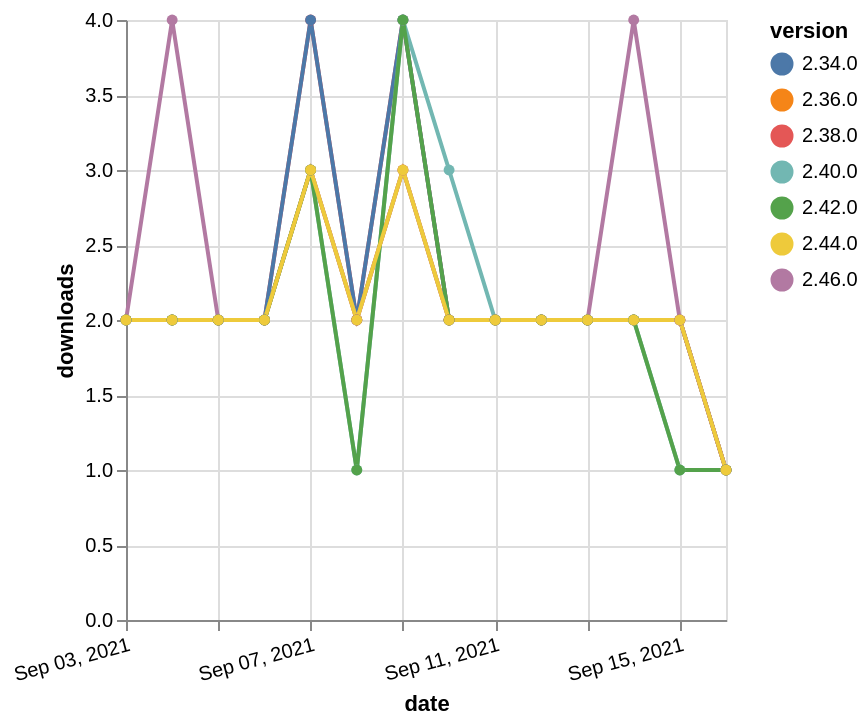

Describe this chart as a Vega-Lite specification.
### Vega-Lite specification from a JSON file in a GitHub repository (floating-point values rounded to 4 significant figures)
{"$schema": "https://vega.github.io/schema/vega-lite/v5.json", "description": "A simple bar chart with embedded data.", "data": {"values": [{"date": "2021-09-03", "total": 2562, "delta": 2, "version": "2.36.0"}, {"date": "2021-09-04", "total": 2564, "delta": 2, "version": "2.36.0"}, {"date": "2021-09-05", "total": 2566, "delta": 2, "version": "2.36.0"}, {"date": "2021-09-06", "total": 2568, "delta": 2, "version": "2.36.0"}, {"date": "2021-09-07", "total": 2571, "delta": 3, "version": "2.36.0"}, {"date": "2021-09-08", "total": 2573, "delta": 2, "version": "2.36.0"}, {"date": "2021-09-09", "total": 2576, "delta": 3, "version": "2.36.0"}, {"date": "2021-09-10", "total": 2578, "delta": 2, "version": "2.36.0"}, {"date": "2021-09-11", "total": 2580, "delta": 2, "version": "2.36.0"}, {"date": "2021-09-12", "total": 2582, "delta": 2, "version": "2.36.0"}, {"date": "2021-09-13", "total": 2584, "delta": 2, "version": "2.36.0"}, {"date": "2021-09-14", "total": 2586, "delta": 2, "version": "2.36.0"}, {"date": "2021-09-15", "total": 2588, "delta": 2, "version": "2.36.0"}, {"date": "2021-09-16", "total": 2589, "delta": 1, "version": "2.36.0"}, {"date": "2021-09-03", "total": 2444, "delta": 2, "version": "2.38.0"}, {"date": "2021-09-04", "total": 2446, "delta": 2, "version": "2.38.0"}, {"date": "2021-09-05", "total": 2448, "delta": 2, "version": "2.38.0"}, {"date": "2021-09-06", "total": 2450, "delta": 2, "version": "2.38.0"}, {"date": "2021-09-07", "total": 2454, "delta": 4, "version": "2.38.0"}, {"date": "2021-09-08", "total": 2456, "delta": 2, "version": "2.38.0"}, {"date": "2021-09-09", "total": 2460, "delta": 4, "version": "2.38.0"}, {"date": "2021-09-10", "total": 2462, "delta": 2, "version": "2.38.0"}, {"date": "2021-09-11", "total": 2464, "delta": 2, "version": "2.38.0"}, {"date": "2021-09-12", "total": 2466, "delta": 2, "version": "2.38.0"}, {"date": "2021-09-13", "total": 2468, "delta": 2, "version": "2.38.0"}, {"date": "2021-09-14", "total": 2470, "delta": 2, "version": "2.38.0"}, {"date": "2021-09-15", "total": 2472, "delta": 2, "version": "2.38.0"}, {"date": "2021-09-16", "total": 2473, "delta": 1, "version": "2.38.0"}, {"date": "2021-09-03", "total": 3015, "delta": 2, "version": "2.34.0"}, {"date": "2021-09-04", "total": 3017, "delta": 2, "version": "2.34.0"}, {"date": "2021-09-05", "total": 3019, "delta": 2, "version": "2.34.0"}, {"date": "2021-09-06", "total": 3021, "delta": 2, "version": "2.34.0"}, {"date": "2021-09-07", "total": 3025, "delta": 4, "version": "2.34.0"}, {"date": "2021-09-08", "total": 3027, "delta": 2, "version": "2.34.0"}, {"date": "2021-09-09", "total": 3031, "delta": 4, "version": "2.34.0"}, {"date": "2021-09-10", "total": 3033, "delta": 2, "version": "2.34.0"}, {"date": "2021-09-11", "total": 3035, "delta": 2, "version": "2.34.0"}, {"date": "2021-09-12", "total": 3037, "delta": 2, "version": "2.34.0"}, {"date": "2021-09-13", "total": 3039, "delta": 2, "version": "2.34.0"}, {"date": "2021-09-14", "total": 3041, "delta": 2, "version": "2.34.0"}, {"date": "2021-09-15", "total": 3043, "delta": 2, "version": "2.34.0"}, {"date": "2021-09-16", "total": 3044, "delta": 1, "version": "2.34.0"}, {"date": "2021-09-03", "total": 2041, "delta": 2, "version": "2.40.0"}, {"date": "2021-09-04", "total": 2043, "delta": 2, "version": "2.40.0"}, {"date": "2021-09-05", "total": 2045, "delta": 2, "version": "2.40.0"}, {"date": "2021-09-06", "total": 2047, "delta": 2, "version": "2.40.0"}, {"date": "2021-09-07", "total": 2050, "delta": 3, "version": "2.40.0"}, {"date": "2021-09-08", "total": 2051, "delta": 1, "version": "2.40.0"}, {"date": "2021-09-09", "total": 2055, "delta": 4, "version": "2.40.0"}, {"date": "2021-09-10", "total": 2058, "delta": 3, "version": "2.40.0"}, {"date": "2021-09-11", "total": 2060, "delta": 2, "version": "2.40.0"}, {"date": "2021-09-12", "total": 2062, "delta": 2, "version": "2.40.0"}, {"date": "2021-09-13", "total": 2064, "delta": 2, "version": "2.40.0"}, {"date": "2021-09-14", "total": 2066, "delta": 2, "version": "2.40.0"}, {"date": "2021-09-15", "total": 2067, "delta": 1, "version": "2.40.0"}, {"date": "2021-09-16", "total": 2068, "delta": 1, "version": "2.40.0"}, {"date": "2021-09-03", "total": 998, "delta": 2, "version": "2.46.0"}, {"date": "2021-09-04", "total": 1002, "delta": 4, "version": "2.46.0"}, {"date": "2021-09-05", "total": 1004, "delta": 2, "version": "2.46.0"}, {"date": "2021-09-06", "total": 1006, "delta": 2, "version": "2.46.0"}, {"date": "2021-09-07", "total": 1009, "delta": 3, "version": "2.46.0"}, {"date": "2021-09-08", "total": 1011, "delta": 2, "version": "2.46.0"}, {"date": "2021-09-09", "total": 1014, "delta": 3, "version": "2.46.0"}, {"date": "2021-09-10", "total": 1016, "delta": 2, "version": "2.46.0"}, {"date": "2021-09-11", "total": 1018, "delta": 2, "version": "2.46.0"}, {"date": "2021-09-12", "total": 1020, "delta": 2, "version": "2.46.0"}, {"date": "2021-09-13", "total": 1022, "delta": 2, "version": "2.46.0"}, {"date": "2021-09-14", "total": 1026, "delta": 4, "version": "2.46.0"}, {"date": "2021-09-15", "total": 1028, "delta": 2, "version": "2.46.0"}, {"date": "2021-09-16", "total": 1029, "delta": 1, "version": "2.46.0"}, {"date": "2021-09-03", "total": 1613, "delta": 2, "version": "2.42.0"}, {"date": "2021-09-04", "total": 1615, "delta": 2, "version": "2.42.0"}, {"date": "2021-09-05", "total": 1617, "delta": 2, "version": "2.42.0"}, {"date": "2021-09-06", "total": 1619, "delta": 2, "version": "2.42.0"}, {"date": "2021-09-07", "total": 1622, "delta": 3, "version": "2.42.0"}, {"date": "2021-09-08", "total": 1623, "delta": 1, "version": "2.42.0"}, {"date": "2021-09-09", "total": 1627, "delta": 4, "version": "2.42.0"}, {"date": "2021-09-10", "total": 1629, "delta": 2, "version": "2.42.0"}, {"date": "2021-09-11", "total": 1631, "delta": 2, "version": "2.42.0"}, {"date": "2021-09-12", "total": 1633, "delta": 2, "version": "2.42.0"}, {"date": "2021-09-13", "total": 1635, "delta": 2, "version": "2.42.0"}, {"date": "2021-09-14", "total": 1637, "delta": 2, "version": "2.42.0"}, {"date": "2021-09-15", "total": 1638, "delta": 1, "version": "2.42.0"}, {"date": "2021-09-16", "total": 1639, "delta": 1, "version": "2.42.0"}, {"date": "2021-09-03", "total": 1458, "delta": 2, "version": "2.44.0"}, {"date": "2021-09-04", "total": 1460, "delta": 2, "version": "2.44.0"}, {"date": "2021-09-05", "total": 1462, "delta": 2, "version": "2.44.0"}, {"date": "2021-09-06", "total": 1464, "delta": 2, "version": "2.44.0"}, {"date": "2021-09-07", "total": 1467, "delta": 3, "version": "2.44.0"}, {"date": "2021-09-08", "total": 1469, "delta": 2, "version": "2.44.0"}, {"date": "2021-09-09", "total": 1472, "delta": 3, "version": "2.44.0"}, {"date": "2021-09-10", "total": 1474, "delta": 2, "version": "2.44.0"}, {"date": "2021-09-11", "total": 1476, "delta": 2, "version": "2.44.0"}, {"date": "2021-09-12", "total": 1478, "delta": 2, "version": "2.44.0"}, {"date": "2021-09-13", "total": 1480, "delta": 2, "version": "2.44.0"}, {"date": "2021-09-14", "total": 1482, "delta": 2, "version": "2.44.0"}, {"date": "2021-09-15", "total": 1484, "delta": 2, "version": "2.44.0"}, {"date": "2021-09-16", "total": 1485, "delta": 1, "version": "2.44.0"}]}, "width": "container", "mark": {"type": "line", "point": {"filled": true}}, "encoding": {"x": {"field": "date", "type": "temporal", "timeUnit": "yearmonthdate", "title": "date", "axis": {"labelAngle": -15}}, "y": {"field": "delta", "type": "quantitative", "title": "downloads"}, "color": {"field": "version", "type": "nominal"}, "tooltip": {"field": "delta"}}}
